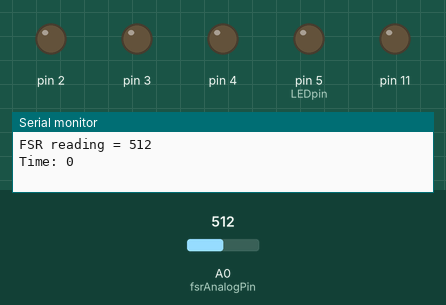
Simulated run of this sketch. Board: Arduino Uno, built with avr-gcc and run on an emulated ATmega328P. On the bench: output pins drawn as LEDs (lit = HIGH), the last lines printed to the serial monitor. The test bench sets the inputs (shaded band); at power-on: A0 (fsrAnalogPin) = 512.

Above: at 0.1 s.
At 4.2 s:
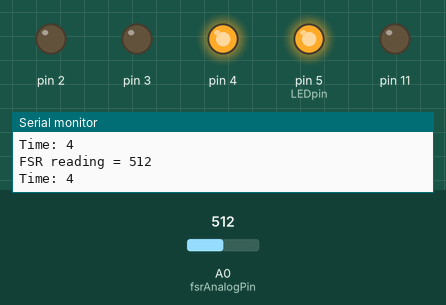
4.3 s: A0 (fsrAnalogPin) set to 604
At 7.0 s:
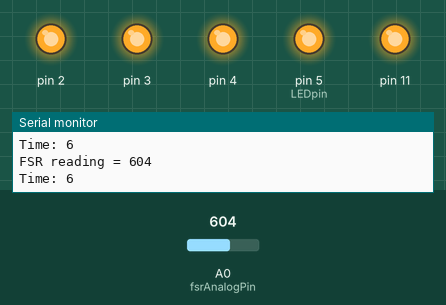
7.3 s: A0 (fsrAnalogPin) set to 626
8.8 s: A0 (fsrAnalogPin) set to 708
11.8 s: A0 (fsrAnalogPin) set to 737
Timing chart, 0 to 14.8 s (numbered marks = the images above; inputs shaded):
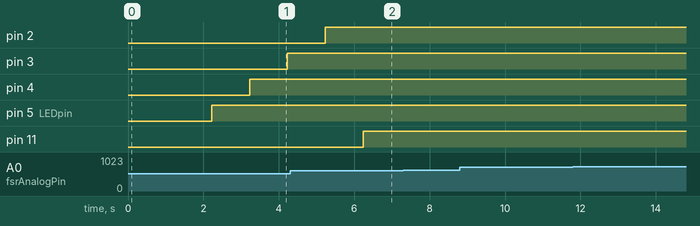

The sketch:

finalcode.ino
```cpp
int fsrAnalogPin = 0;
int LEDpin = 5;
int fsrReading;
int timeSince;
unsigned long triggerTime;
unsigned long time;

void setup(void) {
  Serial.begin(9600);
  pinMode(5, OUTPUT);
  pinMode(4, OUTPUT);
  pinMode(3, OUTPUT);
  pinMode(2, OUTPUT);
  pinMode(11, OUTPUT);
}

int prevFSR = fsrReading;

void loop(void) {
  fsrReading = analogRead(fsrAnalogPin);
  Serial.print("FSR reading = ");
  Serial.println(fsrReading);

  int currentFSR = fsrReading;

  Serial.print("Time: ");
  time = millis();
  Serial.println(time / 1000);
  delay(100);
  timeSince = (time - triggerTime) / 1000;
//  Serial.print("---------------Time since: ");
//  Serial.println(timeSince);

  if (timeSince > 1) {
    digitalWrite(5, HIGH);
  } else {
    digitalWrite(5, LOW);
  }

  if (timeSince > 2) {
    digitalWrite(4, HIGH);
  } else {
    digitalWrite(4, LOW);
  }

  if (timeSince > 3) {
    digitalWrite(3, HIGH);
  } else {
    digitalWrite(3, LOW);
  }

  if (timeSince > 4) {
    digitalWrite(2, HIGH);
  } else {
    digitalWrite(2, LOW);
  }

  if (timeSince > 5) {
    digitalWrite(11, HIGH);
  } else {
    digitalWrite(11, LOW);
  }

  if ((currentFSR >= prevFSR + 100 || currentFSR < prevFSR - 100)) {
    triggerTime = millis();
    Serial.println("--------------------------  FSR CHANGE");
  }

  prevFSR = fsrReading;


}
```
